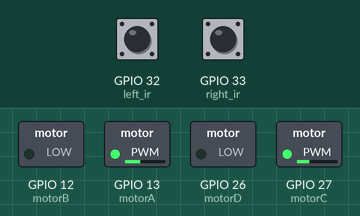
Simulated run of this program. Board: ESP32 board running MicroPython. Shown: switched loads named in the program (green lamp = pin HIGH). Inputs (shaded band) come from the test bench; at power-on: GPIO 32 (left_ir) LOW, GPIO 33 (right_ir) LOW. Library files of the repository ran but are not shown: 1 file(s); what the program prints to the serial console is not drawn.

Above: at 1.2 s.
1.3 s: GPIO 32 (left_ir) pulled HIGH for 0.15 s
At 1.39 s:
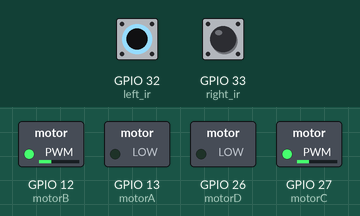
2.9 s: GPIO 33 (right_ir) pulled HIGH for 0.15 s
At 2.99 s:
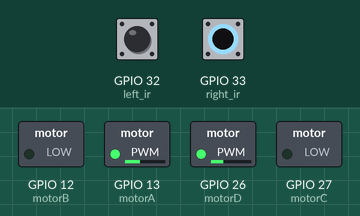
4.5 s: GPIO 33 (right_ir) pulled HIGH for 3.2 s
At 8.4 s:
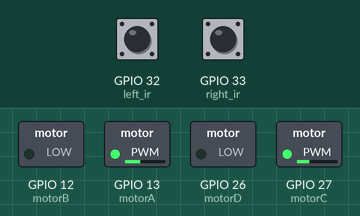
9.2 s: GPIO 32 (left_ir) pulled HIGH for 3.2 s
At 9.5 s:
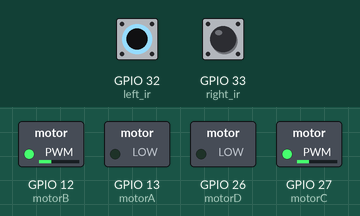
13.9 s: GPIO 32 (left_ir) driven HIGH and GPIO 33 (right_ir) driven HIGH
At 14.3 s:
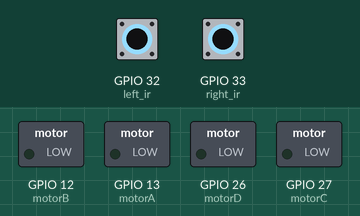
Timing chart, 0 to 16.4 s (numbered marks = the images above; inputs shaded):
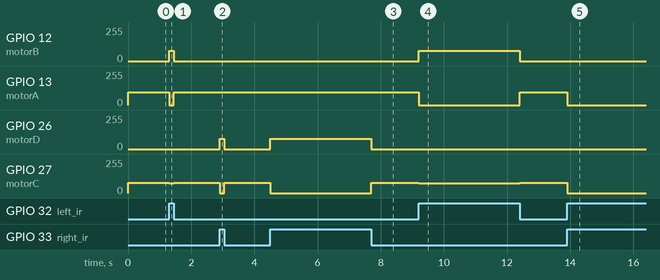

The program:

main.py
```python
#Librerias
from machine import Pin,PWM

frequency = 1000
duty = 310
duty2= 390
duty3 = 380
duty4 = 300

#Salidas digitales de los motores
motorA = PWM((Pin(13, Pin.OUT)), frequency)
motorB = PWM((Pin(12, Pin.OUT)), frequency)
motorC = PWM((Pin(27, Pin.OUT)), frequency)
motorD = PWM((Pin(26, Pin.OUT)), frequency)
#Entrada digitales de los sensores
right_ir = Pin(33, Pin.IN)
left_ir = Pin(32, Pin.IN)

#Funciones
def motor_1(on, off): #IZQUIERDO
    motorA.duty(on)
    motorB.duty(off)

def motor_2(on, off): #DERECHO
    motorC.duty(on)
    motorD.duty(off)


while True:

    right_val=right_ir.value() #Getting right IR value(0 or 1)
    left_val=left_ir.value() #Getting left IR value(0 or 1)

    print(str(right_val)+"-"+str(left_val))

    # Controlling robot direction based on IR value
    if right_val==0 and left_val==0:
        motor_1(duty2,0) #Forward
        motor_2(duty,0)
    elif right_val==1 and left_val==0:
        motor_1(duty3,0) #Right
        motor_2(0,duty)
    elif right_val==0 and left_val==1:
        motor_1(0,duty) #Left
        motor_2(duty4,0)
    else:
        motor_1(0,0)
        motor_2(0,0)
```

Measured:
- after the input at 1.3 s, GPIO 12 (motorB): 0/255 → 77/255 at once, → 0/255 0.15 s later; GPIO 13 (motorA): 97/255 → 0/255 at once, → 97/255 0.15 s later; GPIO 27 (motorC): 77/255 → 75/255 at once, → 77/255 0.15 s later
- after the input at 2.9 s, GPIO 13 (motorA): 97/255 → 95/255 at once, → 97/255 0.15 s later; GPIO 26 (motorD): 0/255 → 77/255 at once, → 0/255 0.15 s later; GPIO 27 (motorC): 77/255 → 0/255 at once, → 77/255 0.15 s later
- after the input at 4.5 s, GPIO 13 (motorA): 97/255 → 95/255 at once, → 97/255 3.2 s later; GPIO 26 (motorD): 0/255 → 77/255 at once, → 0/255 3.2 s later; GPIO 27 (motorC): 77/255 → 0/255 at once, → 77/255 3.2 s later
- after the input at 9.2 s, GPIO 12 (motorB): 0/255 → 77/255 at once, → 0/255 3.2 s later; GPIO 13 (motorA): 97/255 → 0/255 at once, → 97/255 3.2 s later; GPIO 27 (motorC): 77/255 → 75/255 at once, → 77/255 3.2 s later
- after the input at 13.9 s, GPIO 13 (motorA): 97/255 → 0/255 at once; GPIO 27 (motorC): 77/255 → 0/255 at once
